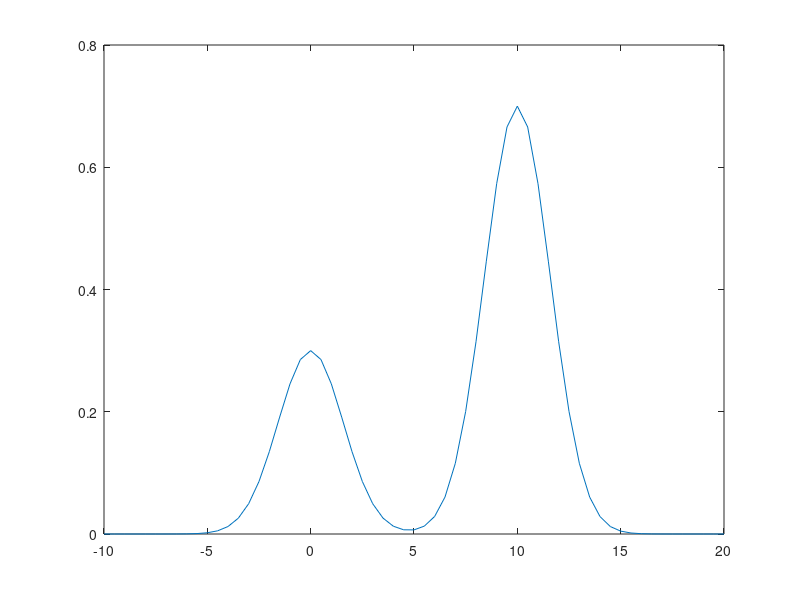

This chart was generated by the following MATLAB code: (Note: this script raises an error after producing the figure.)
% Metropolis(-Hastings) algorithm
% true (target) is the loglikelihood of lamda(t;parameters). 
% proposal (sample) pdf is Gaussian or exponential where we can sample.
%% 
clc
clear; 



X(1)=0; 
N=1e4;
p = @(x) 0.3*exp(-0.2*x.^2) + 0.7*exp(-0.2*(x-10).^2);  %Note: p must be a pdf!!!
dx=0.5; xx=-10:dx:20; fp=p(xx); plot(xx,fp) % plot the true p(x)
%% MH algorithm
sig=(10); 
for i=1:N-1
    u=rand;
    x=X(i); 
    xs=normrnd(x,sig); % new sample xs based on existing x from proposal pdf.
    pxs=p(xs);
    px=p(x); 
    qxs=normpdf(xs,x,sig); % qxs ->q(old->nex)  
    qx=normpdf(x,xs,sig); %  qx ->q(new->old)
     if u<min(1,pxs*qx/(px*qxs))  % case 1: pesudo code
%     if u<min(1,pxs/(px))        % case 2: Metropolis algorithm
%     if u<min(1,pxs/qxs/(px/qx)) % case 3: independent sampler
        X(i+1)=xs;
    else
        X(it1)=x; 
    end
end
% compare pdf of the simulation result with true pdf.
N0=1;  close all;figure; %N/5; 
nb=histc(X(N0+1:N),xx); 
bar(xx+dx/2,nb/(N-N0)/dx); % plot samples.
A=sum(fp)*dx; 
hold on; plot(xx,fp/A,'r') % compare.
% figure(2); plot(N0+1:N,X(N0+1:N)) % plot the traces of x.

% compare cdf with true cdf.
F1(1)=0;
F2(1)=0;
for i=2:length(xx) 
  F1(i)=F1(i-1)+nb(i)/(N-N0); 
  F2(i)=F2(i-1)+fp(i)*dx/A;
end

figure
plot(xx,[F1' F2'])
max(F1-F2) % this is the true possible measure of accuracy.